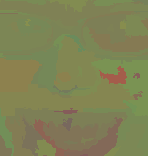
%> input picture articles/source/descriptors/bic/source/bin/face-2.ppm, 148 x 156 px
$ octave --eval "result = retinex_jobson('../../../descriptors/bic/source/bin/face-2.ppm');"   (GNU Octave 9; MATLAB toolbox functions it lacks are replaced by stand-ins)
%> lines starting %> are read from the running program, lines starting %| are printed output that depends on the picture
function [o3] = retinex_jobson(img_file);
img = double(imread(img_file));

h1 = fspecial('gaussian', [400 400], 250);
h2 = fspecial('gaussian', [200 200], 80);
h3 = fspecial('gaussian', [30 30], 10);

w = [1.0/3.0 1.0/3.0 1.0/3.0]; % weights for combination

for c = 1:3 % 3
	i = img(:,:,c);
	i(i == 0) = 1;

	f1 = log(conv2(i, h1, 'same'));
	f2 = log(conv2(i, h2, 'same'));
	f3 = log(conv2(i, h3, 'same'));
	logi = log(i);
	r = (w(1, 1)*(logi-f1)) + (w(1, 2)*(logi-f2)) + (w(1, 3)*(logi-f3));
	o2(:,:,c) = r;
end
%> this loop made 3 passes
%> pass 1, in retinex_jobson, `i = img(:,:,c);`:
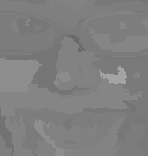
%> i: size 156x148 double; min 107, max 164, mean 127.5
%> pass 1, in retinex_jobson, `f1 = log(conv2(i, h1, 'same'));`:
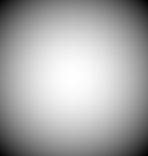
%> f1: size 156x148 double; min 3, max 3.09, mean 3.06; drawn with min black and max white
%> pass 1, in retinex_jobson, `f3 = log(conv2(i, h3, 'same'));`:
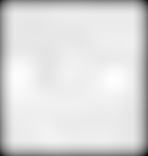
%> f3: size 156x148 double; min 3.42, max 4.95, mean 4.75; drawn with min black and max white
%> after the loop:
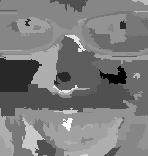
%> i: size 156x148 double; min 75, max 94, mean 84.3; drawn with min black and max white
%> after the loop:
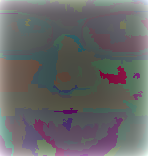
%> o2: size 156x148x3 double; mean R, G, B 0.864, 0.862, 0.866; drawn with min black and max white

%figure(1);
%minO2 = min(min(min(o2)))
%maxO2 = max(max(max(o2)))
%> (the run ends here)
